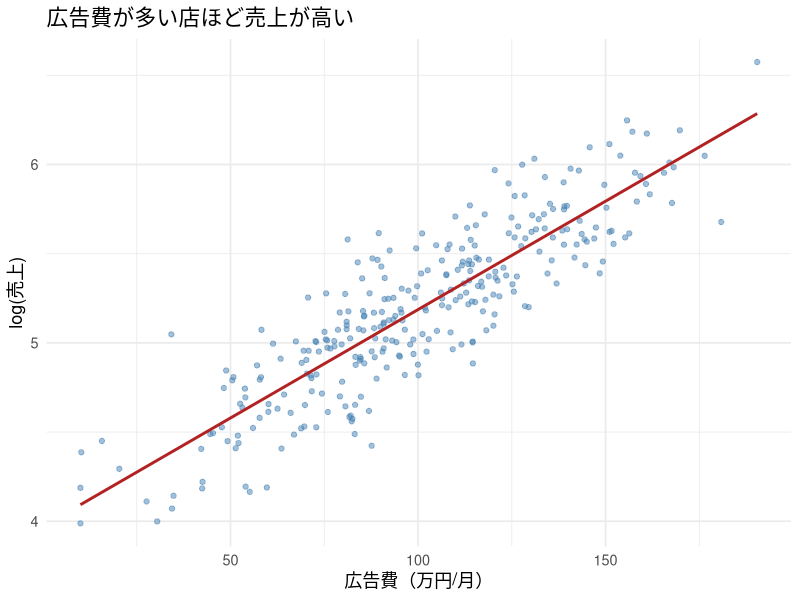
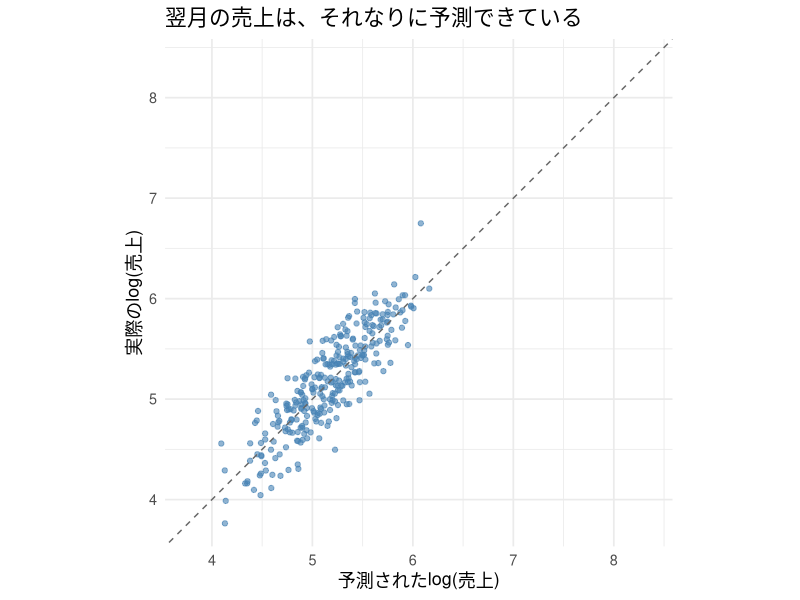
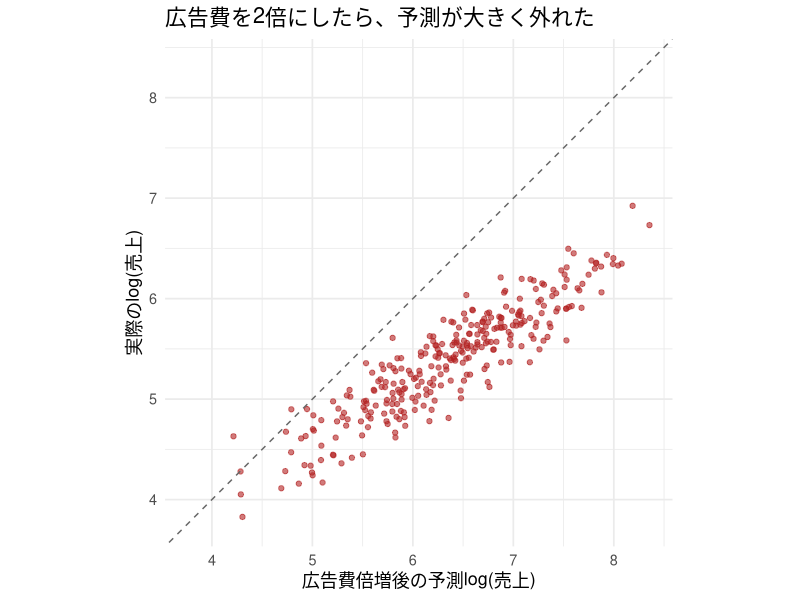
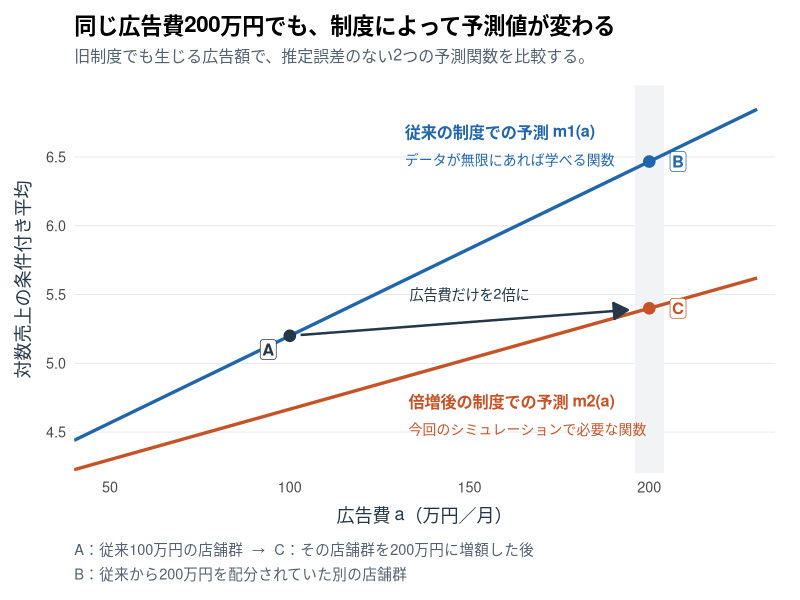
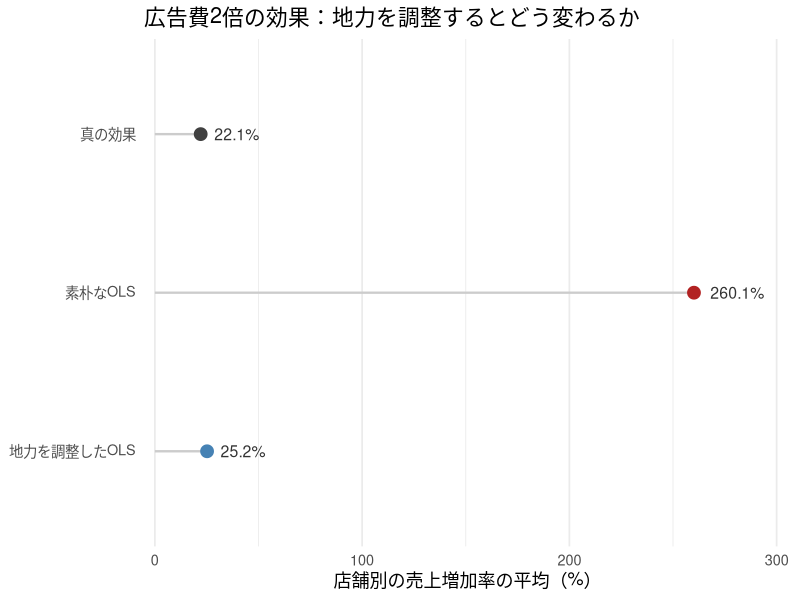
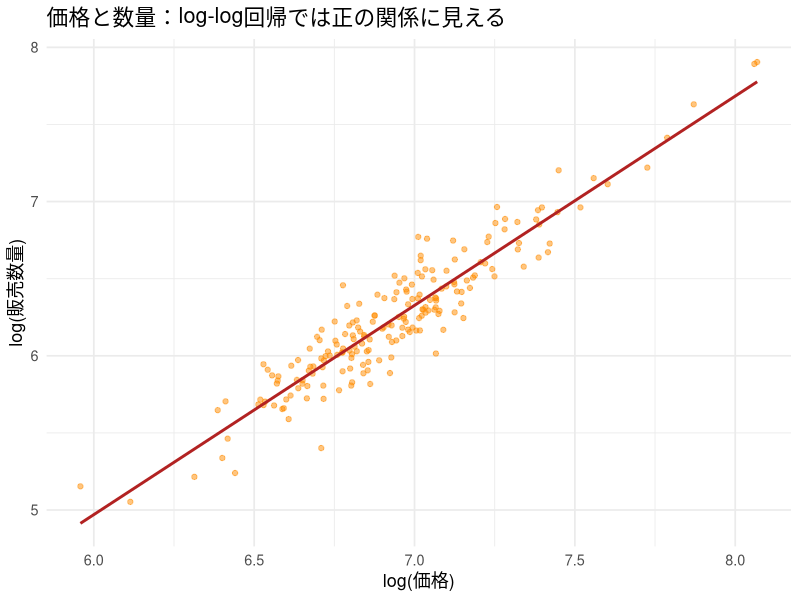
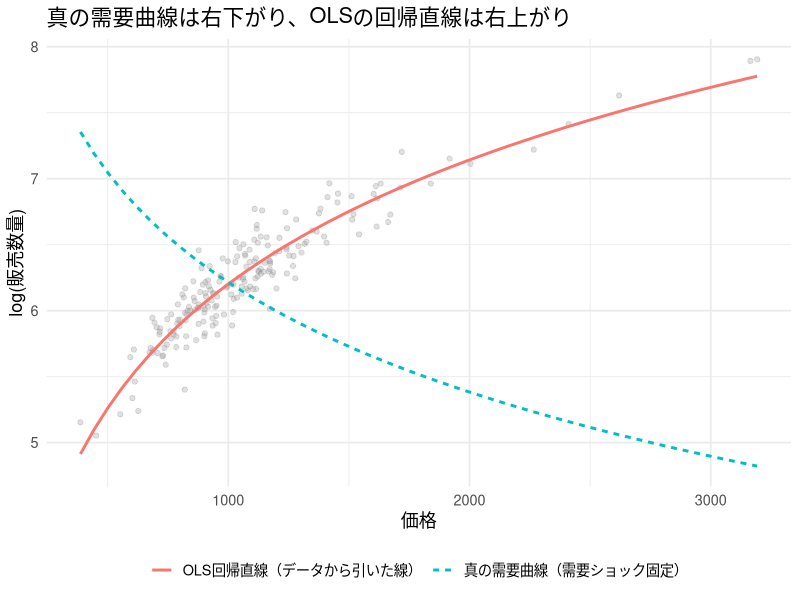
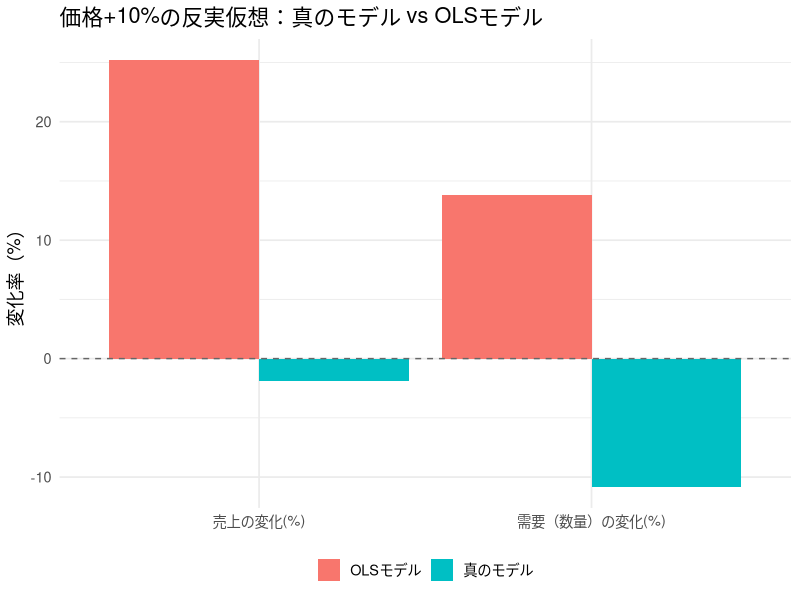

Generate these figures, in order, with R:
## ---- chunk 1
#| include: false
library(ggplot2)
library(dplyr)
library(tidyr)

set.seed(20261)

theme_lecture <- function() {
  fam <- if (Sys.info()[["sysname"]] == "Darwin") "Hiragino Sans" else ""
  theme_minimal(base_size = 13, base_family = fam)
}
theme_set(theme_lecture())
knitr::opts_chunk$set(fig.align = "center", dpi = 144)
options(scipen = 8)
## ---- chunk 2
#| label: ad-month1-data
#| include: false
n_stores <- 300

# 店舗の地力（立地・接客力など）。同じ店舗の地力は3か月間変わらない
quality <- rnorm(n_stores, mean = 0, sd = 1)

# 1か月目の広告費（万円/月）：地力が高い店ほど多く配分される
ad_spend <- 100 + 30 * quality + rnorm(n_stores, mean = 0, sd = 15)
ad_spend <- pmax(ad_spend, 10)

# 真の広告効果は小さく、地力の効果は大きい
true_beta_ad <- 0.002
true_beta_quality <- 0.4
log_sales_mean <- 5.0 + true_beta_quality * quality + true_beta_ad * ad_spend
log_sales <- log_sales_mean + rnorm(n_stores, mean = 0, sd = 0.15)

store_df <- data.frame(
  store_id = 1:n_stores,
  quality = quality,
  ad_spend = ad_spend,
  sales = exp(log_sales),
  log_sales = log_sales
)
## ---- chunk 3
#| label: ad-months-data
#| include: false
# 2か月目：同じ店舗に、従来のルールで来月の広告予算が配分される
# この予算は、来月の売上が実現する前に決まっている
next_ad_spend <- pmax(
  100 + 30 * quality + rnorm(n_stores, mean = 0, sd = 15), 10
)
next_log_sales <- 5.0 + true_beta_quality * quality +
  true_beta_ad * next_ad_spend + rnorm(n_stores, mean = 0, sd = 0.15)
next_month_df <- data.frame(
  store_id = store_df$store_id,
  quality = quality,
  ad_spend = next_ad_spend,
  log_sales = next_log_sales,
  sales = exp(next_log_sales)
)

# 3か月目：2か月目の広告予算を据え置く予定だったところ、全店で2倍にする
# 売上ショックは新しく発生する。地力や売上の決まり方は変わらない
intervention_noise <- rnorm(n_stores, mean = 0, sd = 0.15)
intervention_df <- next_month_df
intervention_df$ad_spend <- 2 * next_month_df$ad_spend
intervention_df$log_sales <- 5.0 + true_beta_quality * quality +
  true_beta_ad * intervention_df$ad_spend + intervention_noise
intervention_df$sales <- exp(intervention_df$log_sales)
## ---- chunk 4
#| label: ad-story-results
#| include: false
fit_short <- lm(log_sales ~ ad_spend, data = store_df)
beta_short <- unname(coef(fit_short)["ad_spend"])
intercept_short <- unname(coef(fit_short)["(Intercept)"])

# 1か月目に推定したモデルを固定し、2か月目・3か月目を予測する
pred_next <- predict(fit_short, newdata = next_month_df)
pred_intervention <- predict(fit_short, newdata = intervention_df)
r2_in_sample <- summary(fit_short)$r.squared
ss_tot <- sum((next_month_df$log_sales - mean(next_month_df$log_sales))^2)
r2_next <- 1 - sum((next_month_df$log_sales - pred_next)^2) / ss_tot
baseline_pred <- rep(mean(store_df$log_sales), n_stores)
r2_base <- 1 - sum((next_month_df$log_sales - baseline_pred)^2) / ss_tot

ad_change <- intervention_df$ad_spend - next_month_df$ad_spend
ols_effect <- beta_short * ad_change
true_effect <- true_beta_ad * ad_change
ols_mean_pct <- mean(exp(ols_effect) - 1) * 100
true_mean_pct <- mean(exp(true_effect) - 1) * 100
observed_mean_pct <- mean(intervention_df$sales / next_month_df$sales - 1) * 100

# 予測検証と介入後の図で、軸の範囲と45度線の見え方をそろえる
prediction_limits <- range(c(pred_next, next_month_df$log_sales,
                             pred_intervention, intervention_df$log_sales))
## ---- chunk 5
#| echo: false
#| fig-cap: "1か月目：広告費と売上（log）の散布図とOLS回帰直線"
ggplot(store_df, aes(x = ad_spend, y = log_sales)) +
  geom_point(alpha = 0.5, color = "steelblue") +
  geom_smooth(method = "lm", se = FALSE, color = "firebrick") +
  labs(x = "広告費（万円/月）", y = "log(売上)",
       title = "広告費が多い店ほど売上が高い")
## ---- chunk 6
#| echo: false
#| fig-cap: "2か月目：通常の広告配分が続く月には、予測値と実現値はおおむね45度線付近に並ぶ"
ggplot(data.frame(predicted = pred_next, actual = next_month_df$log_sales),
       aes(x = predicted, y = actual)) +
  geom_point(alpha = 0.6, color = "steelblue") +
  geom_abline(slope = 1, intercept = 0, linetype = "dashed", color = "gray40") +
  coord_fixed(xlim = prediction_limits, ylim = prediction_limits) +
  labs(x = "予測されたlog(売上)", y = "実際のlog(売上)",
       title = "翌月の売上は、それなりに予測できている")
## ---- chunk 7
#| echo: false
#| fig-cap: "3か月目：広告費を2倍にすると、実現した売上は予測を大きく下回る。前の図と軸の範囲は同じ"
ggplot(data.frame(predicted = pred_intervention, actual = intervention_df$log_sales),
       aes(x = predicted, y = actual)) +
  geom_point(alpha = 0.6, color = "firebrick") +
  geom_abline(slope = 1, intercept = 0, linetype = "dashed", color = "gray40") +
  coord_fixed(xlim = prediction_limits, ylim = prediction_limits) +
  labs(x = "広告費倍増後の予測log(売上)", y = "実際のlog(売上)",
       title = "広告費を2倍にしたら、予測が大きく外れた")
## ---- chunk 8
head(store_df)
## ---- chunk 9
fit_short <- lm(log_sales ~ ad_spend, data = store_df)
fit_long  <- lm(log_sales ~ ad_spend + quality, data = store_df)

beta_short <- unname(coef(fit_short)["ad_spend"])
beta_long  <- unname(coef(fit_long)["ad_spend"])
comparison_df <- data.frame(
  model = c("素朴なOLS（広告費のみ）", "地力を調整したOLS", "真の値"),
  beta_ad = c(beta_short, beta_long, true_beta_ad)
)
knitr::kable(comparison_df, digits = 5,
             col.names = c("モデル", "広告費の係数"))
## ---- chunk 10
pred_next <- predict(fit_short, newdata = next_month_df)

# 2か月目の実現値で予測精度を評価する（売上はすべてlog）
ss_res <- sum((next_month_df$log_sales - pred_next)^2)
ss_tot <- sum((next_month_df$log_sales - mean(next_month_df$log_sales))^2)
r2_next <- 1 - ss_res / ss_tot

# ベースライン：1か月目の平均売上(log)だけで予測する
baseline_pred <- rep(mean(store_df$log_sales), nrow(next_month_df))
r2_base <- 1 - sum((next_month_df$log_sales - baseline_pred)^2) / ss_tot

knitr::kable(
  data.frame(method = c("広告費を使う予測モデル", "平均だけのベースライン"),
             next_month_R2 = c(r2_next, r2_base)),
  digits = 3, col.names = c("予測方法", "翌月データでのR²")
)
## ---- chunk 11
#| label: fig-policy-functions
#| echo: false
#| fig-width: 8.8
#| fig-height: 5.7
#| fig-cap: "旧制度の最良の予測関数m1と、広告費倍増後に必要な関数m2。青い線を完全に学べても、AからCへの変化は青い線に沿って移動することでは計算できない。"
# 広告費の共通の支持域にある、2つの「真の予測関数」を比較する。
# 有限標本の推定誤差は含めない。下限の影響がない a > 20 を描く。

ad_grid <- seq(40, 230, length.out = 250)
quality_slope <- 30 / (30^2 + 15^2)
policy_function_df <- data.frame(
  ad_spend = ad_grid,
  mean_old = 5 + 0.002 * ad_grid +
    0.4 * quality_slope * (ad_grid - 100),
  mean_new = 5 + 0.002 * ad_grid +
    0.4 * quality_slope * (ad_grid / 2 - 100)
)

policy_points <- data.frame(
  ad_spend = c(100, 200, 200),
  mean_log_sales = c(5.2, 5 + 0.002 * 200 +
    0.4 * quality_slope * 100, 5.4),
  point = c("A", "B", "C"),
  colour = c("#263747", "#2166AC", "#C65328")
)
plot_family <- if (Sys.info()[["sysname"]] == "Darwin") "Hiragino Sans" else ""

policy_functions_plot <- ggplot(policy_function_df, aes(x = ad_spend)) +
  # 200万円は、どちらの関数でも定義されている同じ入力値である。
  annotate("rect", xmin = 196, xmax = 204, ymin = -Inf, ymax = Inf,
           fill = "#F1F3F5") +
  geom_line(aes(y = mean_old), colour = "#2166AC", linewidth = 1.15) +
  geom_line(aes(y = mean_new), colour = "#C65328", linewidth = 1.15) +
  # 地力の構成を固定した100万円の店舗群を、200万円へ移す。
  annotate("segment", x = 103, xend = 194, y = 5.206, yend = 5.388,
           colour = "#263747", linewidth = 0.85,
           arrow = grid::arrow(length = grid::unit(0.16, "inches"),
                               type = "closed")) +
  annotate("text", x = 150, y = 5.50,
           label = "広告費だけを2倍に",
           size = 3.6, colour = "#263747", family = plot_family) +
  geom_point(data = policy_points,
             aes(y = mean_log_sales, colour = colour),
             size = 3.6, show.legend = FALSE) +
  scale_colour_identity() +
  annotate("label", x = 94, y = 5.10, label = "A", size = 4.2,
           fontface = "bold", colour = "#263747", fill = "white",
           linewidth = 0, label.padding = grid::unit(0.10, "lines"),
           family = plot_family) +
  annotate("label", x = 208, y = 6.467, label = "B", size = 4.2,
           fontface = "bold", colour = "#2166AC", fill = "white",
           linewidth = 0, label.padding = grid::unit(0.10, "lines"),
           family = plot_family) +
  annotate("label", x = 208, y = 5.40, label = "C", size = 4.2,
           fontface = "bold", colour = "#C65328", fill = "white",
           linewidth = 0, label.padding = grid::unit(0.10, "lines"),
           family = plot_family) +
  annotate("text", x = 132, y = 6.68, hjust = 0,
           label = "従来の制度での予測 m1(a)",
           size = 4.1, fontface = "bold", colour = "#2166AC",
           family = plot_family) +
  annotate("text", x = 132, y = 6.48, hjust = 0,
           label = "データが無限にあれば学べる関数",
           size = 3.5, colour = "#2166AC", family = plot_family) +
  annotate("text", x = 133, y = 4.72, hjust = 0,
           label = "倍増後の制度での予測 m2(a)",
           size = 4.1, fontface = "bold", colour = "#C65328",
           family = plot_family) +
  annotate("text", x = 133, y = 4.52, hjust = 0,
           label = "今回のシミュレーションで必要な関数",
           size = 3.5, colour = "#C65328", family = plot_family) +
  scale_x_continuous(breaks = c(50, 100, 150, 200),
                     limits = c(40, 235), expand = c(0, 0)) +
  scale_y_continuous(breaks = seq(4.5, 6.5, by = 0.5),
                     limits = c(4.2, 7.02), expand = c(0, 0)) +
  labs(
    x = "広告費 a（万円／月）",
    y = "対数売上の条件付き平均",
    title = "同じ広告費200万円でも、制度によって予測値が変わる",
    subtitle = "旧制度でも生じる広告額で、推定誤差のない2つの予測関数を比較する。",
    caption = paste0(
      "A：従来100万円の店舗群  →  C：その店舗群を200万円に増額した後\n",
      "B：従来から200万円を配分されていた別の店舗群"
    )
  ) +
  theme_minimal(base_size = 13, base_family = plot_family) +
  theme(
    panel.grid.minor = element_blank(),
    panel.grid.major.x = element_blank(),
    panel.grid.major.y = element_line(colour = "#E7E9EC", linewidth = 0.35),
    axis.title = element_text(colour = "#263747"),
    axis.title.x = element_text(margin = margin(t = 9)),
    axis.title.y = element_text(margin = margin(r = 9)),
    plot.title = element_text(size = 16, face = "bold", margin = margin(b = 8)),
    plot.subtitle = element_text(size = 11.5, colour = "#536171",
                                 margin = margin(b = 14)),
    plot.caption = element_text(size = 10.5, hjust = 0, colour = "#536171",
                                lineheight = 1.4, margin = margin(t = 13)),
    plot.margin = margin(13, 18, 12, 12)
  )

policy_functions_plot
## ---- chunk 12
# 3か月目の2つの世界：同じquality・同じ売上ショックを使う
no_intervention_log_sales <- 5.0 + true_beta_quality * quality +
  true_beta_ad * next_month_df$ad_spend + intervention_noise

# 真の効果：引き算すると、広告費の変化分だけが残る
true_effect <- intervention_df$log_sales - no_intervention_log_sales

# 素朴なモデルのレポート：同じ予算変更に、OLSの係数を使っている
ols_effect <- predict(fit_short, newdata = intervention_df) -
  predict(fit_short, newdata = next_month_df)

true_mean_pct <- mean(exp(true_effect) - 1) * 100
ols_mean_pct <- mean(exp(ols_effect) - 1) * 100
## ---- chunk 13
# qualityは変えず、広告費だけが異なる2つのデータをモデルに渡す
adjusted_effect <- predict(fit_long, newdata = intervention_df) -
  predict(fit_long, newdata = next_month_df)
adjusted_mean_pct <- mean(exp(adjusted_effect) - 1) * 100

effect_summary <- data.frame(
  method = c("真の効果", "素朴なOLS", "地力を調整したOLS"),
  mean_pct_change = c(true_mean_pct, ols_mean_pct, adjusted_mean_pct)
)
knitr::kable(effect_summary, digits = 1,
             col.names = c("計算方法", "店舗別の売上増加率の平均（%）"))
## ---- chunk 14
#| echo: false
#| fig-cap: "広告費2倍の効果を同じ尺度で比較する。地力を調整すると真の効果に近づく"
effect_summary$method <- factor(effect_summary$method,
  levels = c("地力を調整したOLS", "素朴なOLS", "真の効果"))
ggplot(effect_summary, aes(x = mean_pct_change, y = method, color = method)) +
  geom_segment(aes(x = 0, xend = mean_pct_change, yend = method),
               color = "gray80", linewidth = 0.8) +
  geom_point(size = 4) +
  geom_text(aes(label = paste0(round(mean_pct_change, 1), "%")),
            hjust = -0.3, color = "gray20", size = 4) +
  scale_color_manual(values = c("真の効果" = "gray25", "素朴なOLS" = "firebrick",
                                "地力を調整したOLS" = "steelblue")) +
  scale_x_continuous(expand = expansion(mult = c(0.02, 0.18))) +
  labs(x = "店舗別の売上増加率の平均（%）", y = NULL,
       title = "広告費2倍の効果：地力を調整するとどう変わるか") +
  theme(legend.position = "none", panel.grid.major.y = element_blank())
## ---- chunk 15
#| include: false
# 後続のシミュレーションは改訂前と同じ乱数列を使う
set.seed(20261)
invisible(sample.int(n_stores))
## ---- chunk 16
n_weeks <- 200

# 需要ショック（繁忙期・季節性など、観測しにくい変数）
demand_shock <- rnorm(n_weeks, mean = 0, sd = 1)

# 真の価格弾力性（負の値。需要曲線の傾き）
true_elasticity <- -1.2

# 価格設定：繁忙期には価格も強気に設定される（内生性の源泉）
gamma_price <- 0.3
log_price <- log(1000) + gamma_price * demand_shock + rnorm(n_weeks, mean = 0, sd = 0.05)
price <- exp(log_price)

# 真の需要関数：価格1,000円のときの基準数量を500に置く
phi_demand <- 0.8
log_q_mean <- log(500) + true_elasticity * (log_price - log(1000)) +
  phi_demand * demand_shock
demand_noise <- rnorm(n_weeks, mean = 0, sd = 0.1)
log_q <- log_q_mean + demand_noise
q <- exp(log_q)

price_df <- data.frame(
  week = 1:n_weeks,
  demand_shock = demand_shock,
  demand_noise = demand_noise,
  price = price,
  log_price = log_price,
  q = q,
  log_q = log_q
)

head(price_df)
## ---- chunk 17
#| fig-cap: "価格と販売数量（log-log）：回帰線は右上がりに見える"
ggplot(price_df, aes(x = log_price, y = log_q)) +
  geom_point(alpha = 0.5, color = "darkorange") +
  geom_smooth(method = "lm", se = FALSE, color = "firebrick") +
  labs(x = "log(価格)", y = "log(販売数量)",
       title = "価格と数量：log-log回帰では正の関係に見える")
## ---- chunk 18
fit_price_ols <- lm(log_q ~ log_price, data = price_df)
summary(fit_price_ols)$coefficients
## ---- chunk 19
elasticity_hat_ols <- coef(fit_price_ols)["log_price"]

data.frame(
  method = c("OLS推定値", "真の弾力性"),
  elasticity = c(elasticity_hat_ols, true_elasticity)
)
## ---- chunk 20
#| fig-cap: "真の需要曲線（需要ショックを平均に固定）とOLS回帰直線：向きが逆転している"
price_grid <- seq(min(price_df$price), max(price_df$price), length.out = 50)
log_price_grid <- log(price_grid)

# 真の需要曲線：需要ショックを0（平均的な状態）に固定し、価格だけを動かす
true_log_q_grid <- log(500) + true_elasticity * (log_price_grid - log(1000)) +
  phi_demand * 0
true_curve_df <- data.frame(price = price_grid, log_q = true_log_q_grid, curve = "真の需要曲線（需要ショック固定）")

# OLSの回帰直線
ols_log_q_grid <- coef(fit_price_ols)["(Intercept)"] + elasticity_hat_ols * log_price_grid
ols_curve_df <- data.frame(price = price_grid, log_q = ols_log_q_grid, curve = "OLS回帰直線（データから引いた線）")

curve_compare_df <- rbind(true_curve_df, ols_curve_df)

ggplot() +
  geom_point(data = price_df, aes(x = price, y = log_q), alpha = 0.3, color = "gray60") +
  geom_line(data = curve_compare_df, aes(x = price, y = log_q, color = curve, linetype = curve), linewidth = 1) +
  labs(x = "価格", y = "log(販売数量)", color = NULL, linetype = NULL,
       title = "真の需要曲線は右下がり、OLSの回帰直線は右上がり") +
  theme(legend.position = "bottom")
## ---- chunk 21
new_price <- price_df$price * 1.10
new_log_price <- log(new_price)

# 真のモデルによる反実仮想：価格だけを動かし、需要ショックと個別ノイズは同じ値に保つ
true_new_log_q <- log(500) + true_elasticity * (new_log_price - log(1000)) +
  phi_demand * demand_shock + demand_noise
true_pct_change_q <- (exp(true_new_log_q) - price_df$q) / price_df$q * 100

# OLSモデルによる（内生性に汚染された）反実仮想
ols_intercept <- coef(fit_price_ols)["(Intercept)"]
ols_new_log_q <- ols_intercept + elasticity_hat_ols * new_log_price
ols_old_log_q_fitted <- ols_intercept + elasticity_hat_ols * price_df$log_price
ols_pct_change_q <- (exp(ols_new_log_q) - exp(ols_old_log_q_fitted)) / exp(ols_old_log_q_fitted) * 100

cf_demand_df <- data.frame(
  method = c("真のモデル", "OLSモデル"),
  mean_pct_change_q = c(mean(true_pct_change_q), mean(ols_pct_change_q))
)
knitr::kable(cf_demand_df, digits = 2,
             col.names = c("手法", "価格+10%のときの需要変化（%）"))
## ---- chunk 22
true_new_revenue <- new_price * exp(true_new_log_q)
old_revenue <- price_df$price * price_df$q
true_rev_change <- (true_new_revenue - old_revenue) / old_revenue * 100

ols_new_revenue <- new_price * exp(ols_new_log_q)
ols_old_revenue_fitted <- price_df$price * exp(ols_old_log_q_fitted)
ols_rev_change <- (ols_new_revenue - ols_old_revenue_fitted) / ols_old_revenue_fitted * 100

cf_revenue_df <- data.frame(
  method = c("真のモデル", "OLSモデル"),
  mean_pct_change_revenue = c(mean(true_rev_change), mean(ols_rev_change))
)
knitr::kable(cf_revenue_df, digits = 2,
             col.names = c("手法", "価格+10%のときの売上変化（%）"))
## ---- chunk 23
#| fig-cap: "価格+10%の反実仮想：真のモデルとOLSモデルで結論が正反対になる"
cf_plot_df <- data.frame(
  metric = rep(c("需要（数量）の変化(%)", "売上の変化(%)"), each = 2),
  method = rep(c("真のモデル", "OLSモデル"), 2),
  value = c(mean(true_pct_change_q), mean(ols_pct_change_q),
            mean(true_rev_change), mean(ols_rev_change))
)

ggplot(cf_plot_df, aes(x = metric, y = value, fill = method)) +
  geom_col(position = "dodge") +
  geom_hline(yintercept = 0, linetype = "dashed", color = "gray40") +
  labs(x = NULL, y = "変化率（%）", fill = NULL,
       title = "価格+10%の反実仮想：真のモデル vs OLSモデル") +
  theme(legend.position = "bottom")
